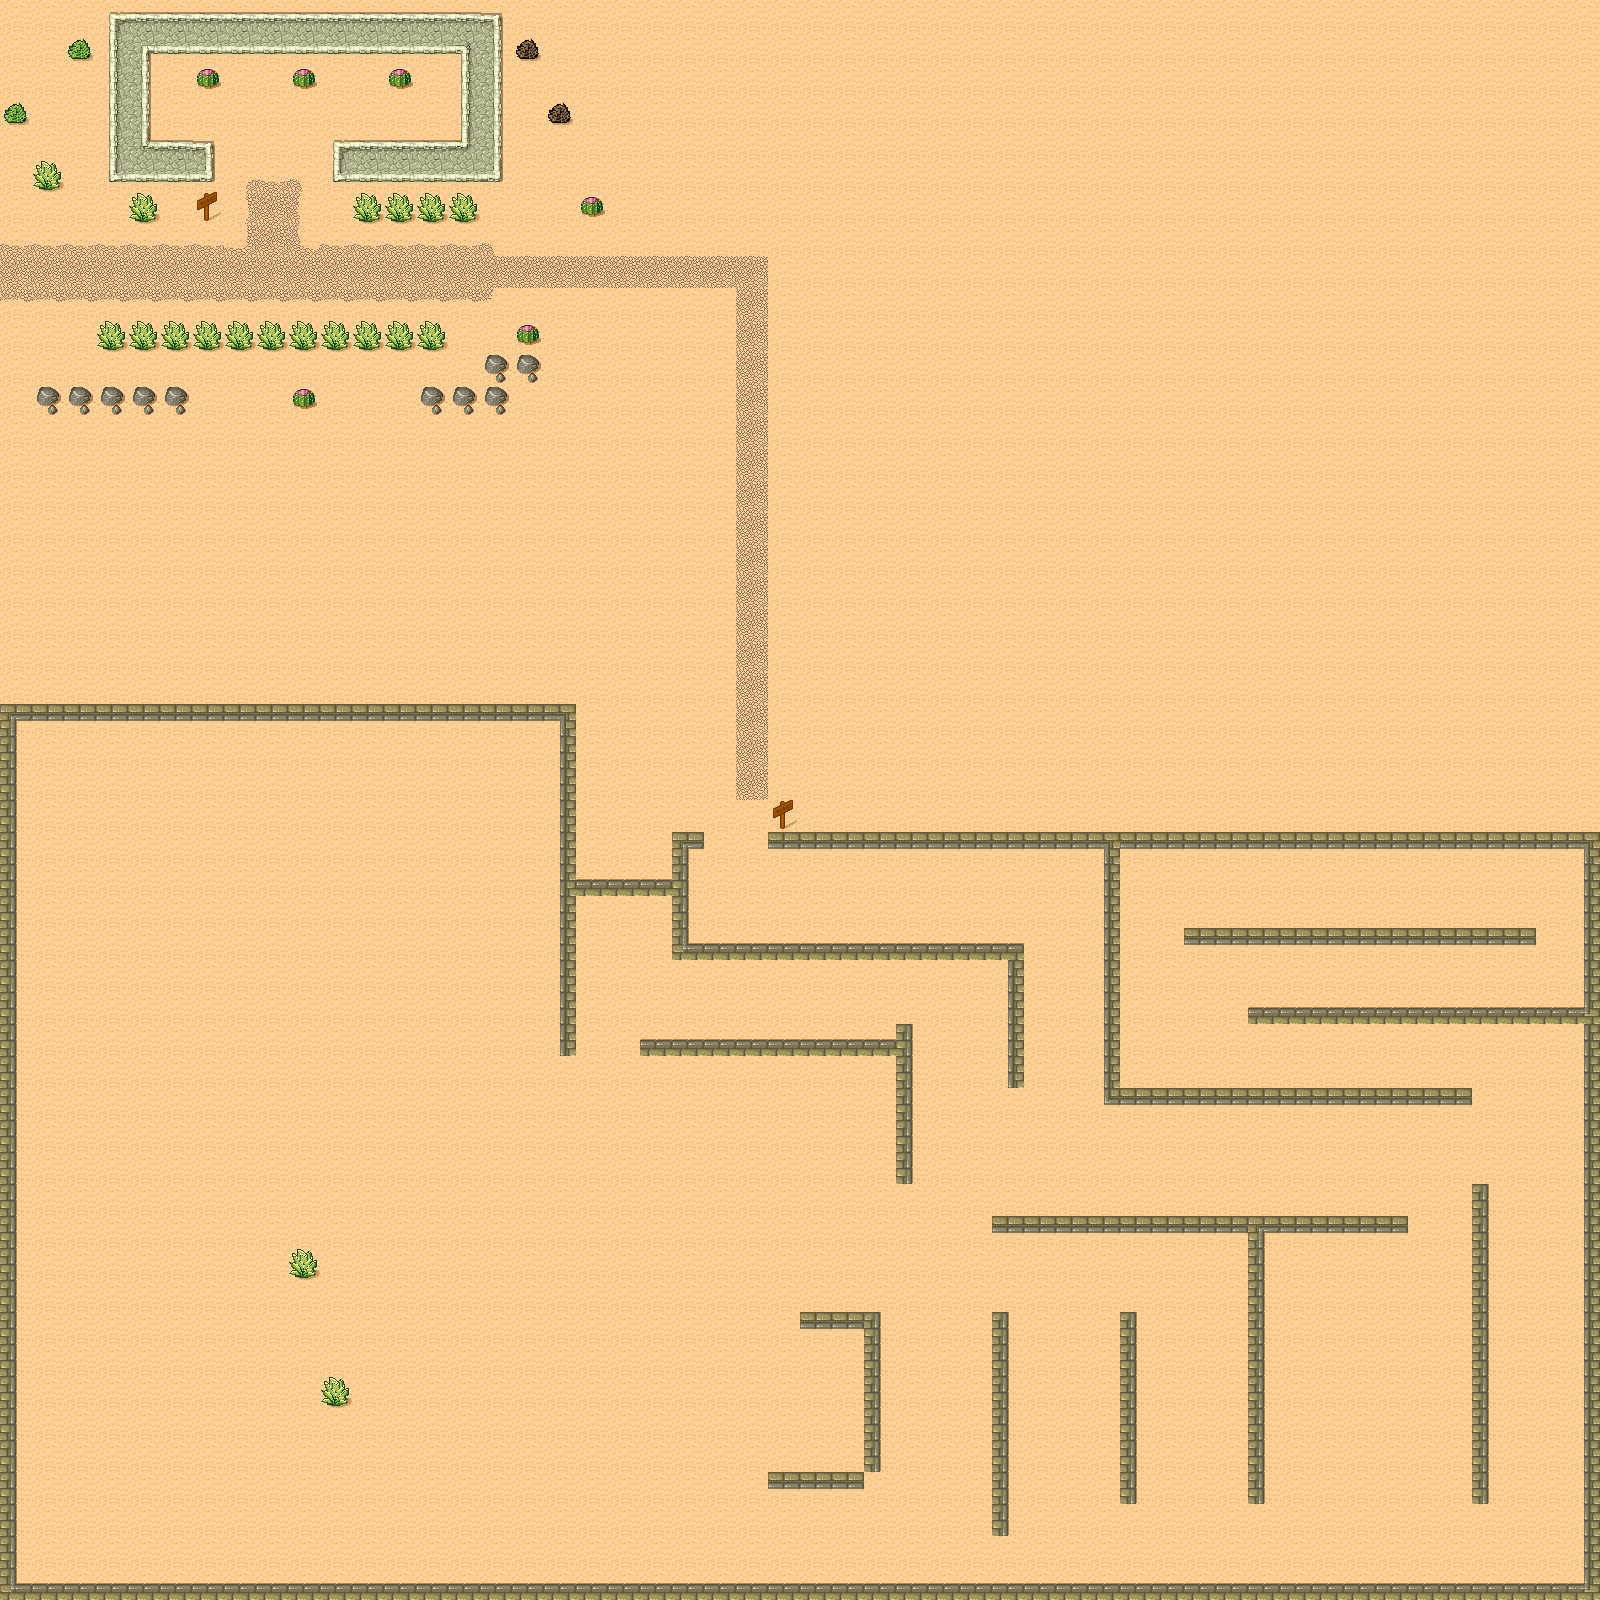

This is a level from a 2D game, rendered from its Tiled map with the project's own tilesets. A one-line summary and the map file follow, with tile-layer data summarised:
An orthogonal 50x50 tile map with 32x32 px tiles, 3 tile layers (Background, Foreground, Walls).

<map version="1.2" tiledversion="1.2.0" orientation="orthogonal" renderorder="right-down" width="50" height="50" tilewidth="32" tileheight="32" infinite="0" nextlayerid="8" nextobjectid="2">
 <tileset firstgid="1" name="tmw_desert_spacing" tilewidth="32" tileheight="32" spacing="1" margin="1" tilecount="48" columns="8">
  <image source="tmw_desert_spacing.png" width="265" height="199" />
 </tileset>
 <layer id="1" name="Background" width="50" height="50">
  <data>[2500 cells, 2500 non-empty, 37 distinct tile ids]</data>
 </layer>
 <layer id="3" name="Foreground" width="50" height="50">
  <data>[2500 cells, 8 non-empty, 2 distinct tile ids]</data>
 </layer>
 <layer id="6" name="Walls" width="50" height="50">
  <data>[2500 cells, 85 non-empty, 1 distinct tile ids]</data>
 </layer>
</map>
